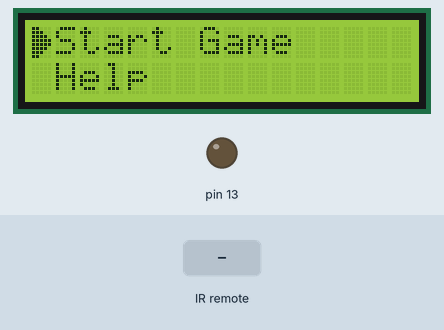
This sketch was run on a simulated Arduino Uno, built with avr-gcc and run on an emulated ATmega328P. On the bench: 16×2 character LCD, output pins drawn as LEDs (lit = HIGH). The inputs (shaded band) are chosen by the test bench. Random numbers use the default seed unless the sketch sets one; what the sketch prints to the serial monitor is not drawn.

Above: at 9.8 s.
9.9 s: infrared code 0xE2EE0A67 received
At 10.04 s:
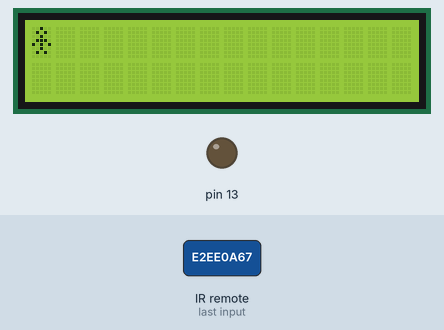
12.1 s: infrared code 0x9D385503 received
At 14.2 s:
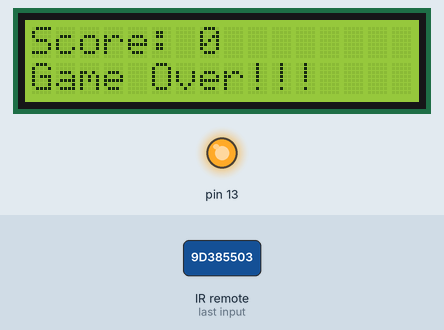
15.1 s: infrared code 0xE6360B07 received
At 16.14 s:
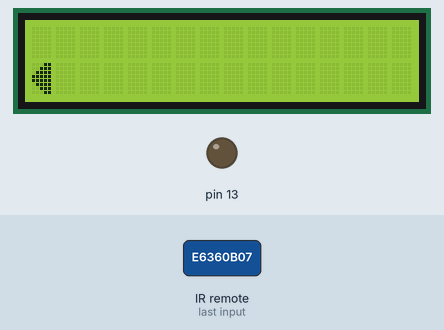
18.1 s: infrared code 0x4938636B received
At 18.42 s:
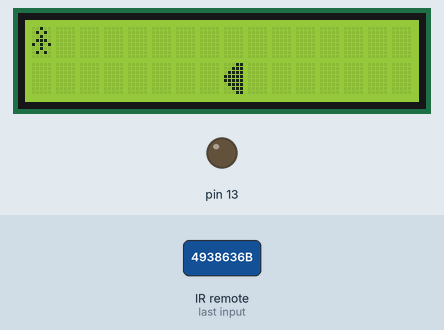
Timing chart, 0 to 21.1 s (numbered marks = the images above; inputs shaded):
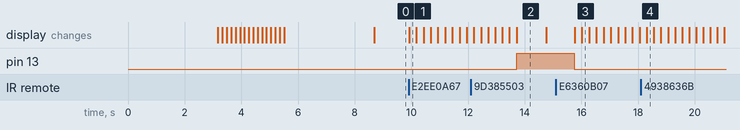

Measured:
- after the input at 9.9 s, the display: changes at once (image 1)
- after the input at 12.1 s, pin 13: LOW → HIGH after 1.6 s
- after the input at 15.1 s, pin 13: HIGH → LOW after 0.65 s
- what the display in image 2 shows lasts 1.0 s, from 13.7 s to 14.7 s

The sketch:

lcd3.ino
```cpp
//YWROBOT
//Compatible with the Arduino IDE 1.0
//Library version:1.1
#include <LiquidCrystal_I2C.h>
#include <IRremote.h>
#define Man 1
#define Bullet 2

IRrecv ir(4);

decode_results res;
byte lv = 3;
LiquidCrystal_I2C lcd(0x3F,16,2);  // set the LCD address to 0x27 for a 16 chars and 2 line display

byte man[8] = {

 0b00100,
 0b01010,
 0b00100,
 0b01110,
 0b10101,
 0b00100,
 0b01010

  };


byte bullet[8] = {

 0b00011,
 0b00111,
 0b01111,
 0b11111,
 0b11111,
 0b01111,
 0b00111,
 0b00011

  };

byte Introbullet[8] = {

 0b11000,
 0b11100,
 0b11110,
 0b11111,
 0b11111,
 0b11110,
 0b11100,
 0b11000

  };


int col = 0;
int rol = 0;
int irol=0;
int i=0;
int ch = 0;
 int k = 0;
boolean ft = false;
int rad;
int j = 0;
boolean tr = true;
long score = 0;
 float p = 0;
// -------------- Setup ------------------

void setup(){

  pinMode(13,OUTPUT);
  ir.enableIRIn();
  lcd.init();
  lcd.begin(16,2);
  lcd.backlight();
  lcd.setCursor(0,1);
  lcd.write(1);
  lcd.clear();
  Serial.begin(9600);

   lcd.createChar(3,Introbullet);
   lcd.createChar(2,bullet);
   lcd.createChar(1,man);
lcd.setCursor(2,0);
lcd.write(3);
lcd.print(" BULLET 2D ");
lcd.write(Bullet);
delay(3000);
lcd.clear();
int perc = 0;
for(int i=0;i<16;i++){
lcd.setCursor(i-1,1);
lcd.write(3);
lcd.setCursor(0,0);
lcd.print(i*100/15);
lcd.print("%");
delay(150);
  }
delay(3000);
lcd.clear();


}


// -------------- Loop ------------


void loop(){

  if(lv == 4){
    Help();
    }

 if(lv == 3){
  Intro();
  }
if(lv == 1){

  if(ft == true){
  lcd.clear();
  ft = false;
  }
  Game();
  }
 if(lv == 2){
  GameOver();
  }

  }

   // ------------ Intro ------------

  void Intro(){


    lcd.setCursor(0,irol);
    lcd.write(3);

    lcd.setCursor(1,0);
    lcd.print("Start Game");

    lcd.setCursor(0,irol);
    lcd.write(3);

    lcd.setCursor(1,1);
    lcd.print("Help");

         if(ir.decode(&res)){

  Serial.println(res.value);
  long sig = res.value;
switch(sig){
  case 3807251047:
    if (irol == 0){
       lv = 1;
   ft = true;
      }
       if (irol == 1){
        lcd.clear();
       lv = 4;

      }
  break;
  case 1228432235:
   irol = 0;
    lcd.setCursor(0,1);
    lcd.print(" ");
  break;
  case 2637714691:
   irol = 1;
   lcd.setCursor(0,0);
    lcd.print(" ");
  break;

  default:
  ;

  }
   ir.resume();
  }

    }

  //---------------------- Help ----------------
    void Help(){
  lcd.setCursor(0,0);
  lcd.print("Avoid bullet");
  lcd.setCursor(0,1);
  lcd.print("Use up/down key");
  if(ir.decode(&res)){

  Serial.println(res.value);

  long sig = res.value;

switch(sig){
  case 3862301447:
  lcd.clear();
   lv = 3;
  break;

  default:
  ;

  }


   ir.resume();
  }


  }


  // ------------- Game --------------

  void Game(){
        digitalWrite(13,LOW);
Serial.println(p);
Serial.println(350-p);


  if (tr == true){
    rad = random(2);
    tr = false;
  }

  lcd.setCursor(col,rol);
  lcd.write(Man);

 if(rad == 0){
   lcd.setCursor(16-i,rad);
  lcd.write(Bullet);
  lcd.setCursor(16-i+1,0);
  lcd.print(" ");
  }
 if(rad == 1){
   lcd.setCursor(16-j,rad);
  lcd.write(Bullet);
  lcd.setCursor(16-j+1,1);
  lcd.print(" ");
  }
  delay(250-p);
  p+=0.5;

  if (350-p)
  score += (p);

  if (p >= 200){
    p = 200;
    }

  if(i > 16){
    i=0;
    tr = true;
    }
    if (rad == 0){
      i++;
      }

   if(j > 16){
    j=0;

    tr = true;
    }
    if (rad == 1){
      j++;
      }


  if (i == 15 && rol == 0){

    lv = 2;
    }
    if (j == 15 && rol == 1){

    lv = 2;
    }


if(ir.decode(&res)){

  long sig = res.value;

switch(sig){

  case 1228432235:
   //up
    rol = 0;
    sig = 0;
    lcd.setCursor(0,1);
      lcd.print(" ");
  break;

   case 2637714691:
   //down
   rol = 1;
      lcd.setCursor(0,0);
      lcd.print(" ");
      sig =0;
  break;

  case 3862301447:
  lcd.clear();
   lv = 3;
  break;

  default:
  ;
  }

   ir.resume();
  }

    }

    // -------Game Over ---------------

void GameOver(){


    lcd.clear();
      lcd.setCursor(0,0);
      lcd.print("Score: ");
      lcd.print(score/(2*36));
      lcd.setCursor(k,1);
      lcd.print("Game Over!!!");
      if (k > 0){
        lcd.setCursor(k-1,1);
      lcd.print(" ");
        }
        digitalWrite(13,HIGH);
      delay(1000);

      k++;
      if(k > 15) k = 0;

       if(ir.decode(&res)){

  Serial.println(res.value);

  long sig = res.value;

switch(sig){
  case 3862301447:
   lv = 1;
   ft = true;
   score = 0;
   sig = 0;
   p = 0;
  break;

  default:
  ;

  }


   ir.resume();
  }

    }
```
